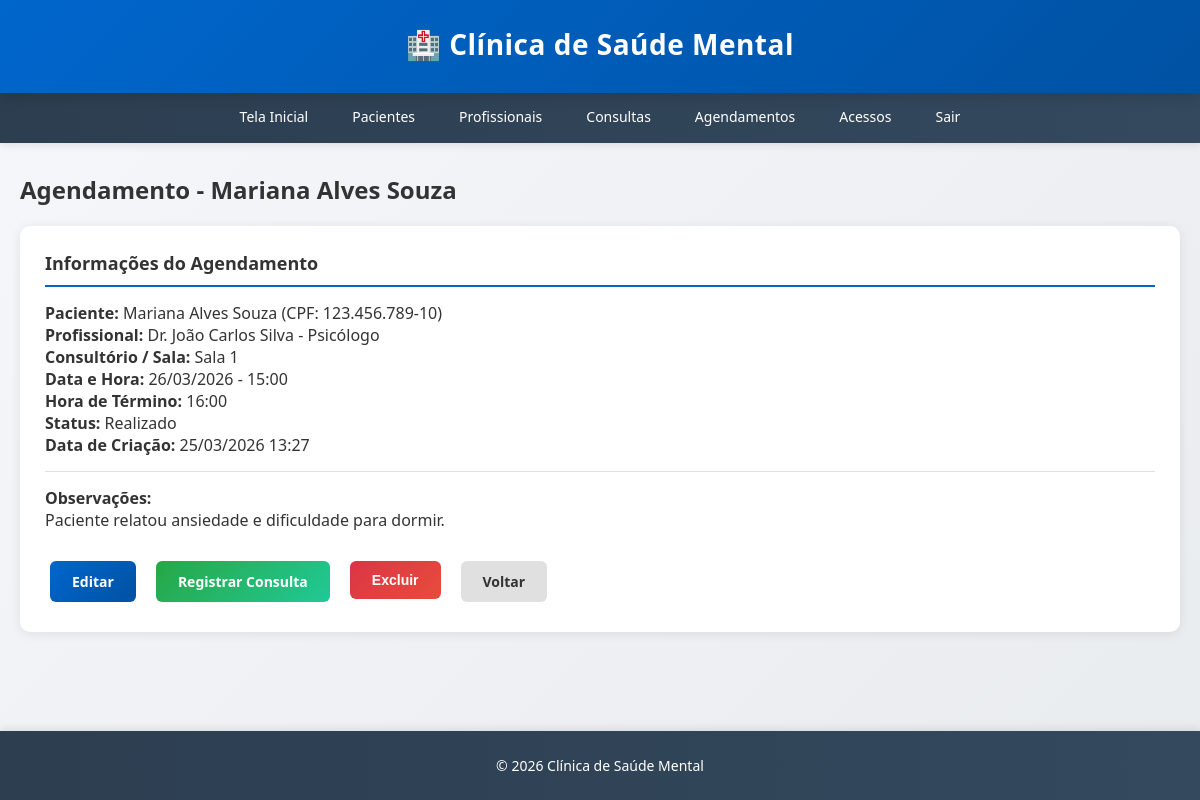
Page /agendamentos/1 (signed in) on the committed database.
### app/models.py (models this page shows, shortened)
class Paciente(db.Model):
    __tablename__ = 'pacientes'
    id = db.Column(db.Integer, primary_key=True)
    nome = db.Column(db.String(150), nullable=False)
    cpf = db.Column(db.String(14), unique=True, nullable=False)
    data_nascimento = db.Column(db.Date, nullable=False)
    telefone = db.Column(db.String(20), nullable=False)
    email = db.Column(db.String(120), nullable=True)
    endereco = db.Column(db.String(300), nullable=True)
    historico_medico = db.Column(db.Text, nullable=True)
    estado_civil = db.Column(db.String(50), nullable=True)
    nome_contato_emergencia = db.Column(db.String(150), nullable=True)
    telefone_contato_emergencia = db.Column(db.String(20), nullable=True)
    data_cadastro = db.Column(db.DateTime, default=datetime.utcnow)
    consultas = db.relationship('Consulta', backref='paciente', lazy=True, cascade='all, delete-orphan')
    agendamentos = db.relationship('Agendamento', backref='paciente', lazy=True, cascade='all, delete-orphan')

class Profissional(db.Model):
    __tablename__ = 'profissionais'
    id = db.Column(db.Integer, primary_key=True)
    nome = db.Column(db.String(150), nullable=False)
    cpf = db.Column(db.String(14), unique=True, nullable=False)
    especialidade = db.Column(db.String(100), nullable=False)
    especialidade_customizada = db.Column(db.String(100), nullable=True)
    telefone = db.Column(db.String(20), nullable=False)
    email = db.Column(db.String(120), nullable=True)
    numero_registro = db.Column(db.String(50), nullable=True)
    estado_civil = db.Column(db.String(50), nullable=True)
    endereco = db.Column(db.String(300), nullable=True)
    nome_contato_emergencia = db.Column(db.String(150), nullable=True)
    telefone_contato_emergencia = db.Column(db.String(20), nullable=True)
    data_cadastro = db.Column(db.DateTime, default=datetime.utcnow)
    consultas = db.relationship('Consulta', backref='profissional', lazy=True, cascade='all, delete-orphan')
    agendamentos = db.relationship('Agendamento', backref='profissional', lazy=True, cascade='all, delete-orphan')

class Agendamento(db.Model):
    __tablename__ = 'agendamentos'
    id = db.Column(db.Integer, primary_key=True)
    paciente_id = db.Column(db.Integer, db.ForeignKey('pacientes.id'), nullable=False)
    profissional_id = db.Column(db.Integer, db.ForeignKey('profissionais.id'), nullable=False)
    consultorio_id = db.Column(db.Integer, db.ForeignKey('consultorios.id'), nullable=True)
    data_agendamento = db.Column(db.DateTime, nullable=False)
    hora_inicio = db.Column(db.Time, nullable=True)
    hora_fim = db.Column(db.Time, nullable=True)
    status = db.Column(db.String(50), default='Agendado')
    observacoes = db.Column(db.Text, nullable=True)
    data_criacao = db.Column(db.DateTime, default=datetime.utcnow)
    consultorio_sala = db.Column(db.String(50), nullable=True)
    consultorio = db.relationship('Consultorio')

### app/routes.py (the view)
@agendamentos_bp.route('/<int:id>')
@login_required
def ver_agendamento(id):
    agendamento = Agendamento.query.get_or_404(id)
    return render_template('agendamentos/ver.html', agendamento=agendamento)

### app/templates/agendamentos/ver.html (shortened to what this page needs)
{% extends "base.html" %}
{% block content %}
<h2>Agendamento - {{ agendamento.paciente.nome }}</h2>
<div class="card">
    <div class="card-title">Informações do Agendamento</div>
    <p><strong>Paciente:</strong> {{ agendamento.paciente.nome }} (CPF: {{ agendamento.paciente.cpf|format_cpf }})</p>
    <p><strong>Profissional:</strong> {{ agendamento.profissional.nome }} - {{ agendamento.profissional.especialidade }}</p>
    <p><strong>Consultório / Sala:</strong> {% if agendamento.consultorio_sala %}{{ agendamento.consultorio_sala }}{% else %}-{% endif %}</p>
    <p><strong>Data e Hora:</strong> {{ agendamento.data_agendamento.strftime('%d/%m/%Y') }} - {% if agendamento.hora_inicio %}{{ agendamento.hora_inicio.strftime('%H:%M') }}{% else %}00:00{% endif %}</p>
    {% if agendamento.hora_fim %}
    <p><strong>Hora de Término:</strong> {{ agendamento.hora_fim.strftime('%H:%M') }}</p>
    {% endif %}
    <p><strong>Status:</strong> {{ agendamento.status }}</p>
    <p><strong>Data de Criação:</strong> {{ agendamento.data_criacao.strftime('%d/%m/%Y %H:%M') }}</p>
    {% if agendamento.observacoes %}
    <hr style="margin: 15px 0; border: none; border-top: 1px solid #e0e0e0;">
    <p><strong>Observações:</strong></p>
    <p>{{ agendamento.observacoes }}</p>
    {% endif %}
    <div class="form-actions">
        <a href="{{ url_for('agendamentos.editar_agendamento', id=agendamento.id) }}" class="btn btn-primary">Editar</a>
        <a href="{{ url_for('consultas.nova_consulta', paciente_id=agendamento.paciente_id, profissional_id=agendamento.profissional_id, consultorio_sala=agendamento.consultorio_sala, data_agendamento=agendamento.data_agendamento.strftime('%Y-%m-%d') + 'T' + (agendamento.hora_inicio.strftime('%H:%M') if agendamento.hora_inicio else '00:00')) }}" class="btn btn-success">Registrar Consulta</a>
        <form method="POST" action="{{ url_for('agendamentos.deletar_agendamento', id=agendamento.id) }}" style="display:inline;">
            <button type="submit" class="btn btn-danger" onclick="return confirm('Tem certeza que deseja excluir este agendamento?')">Excluir</button>
        </form>
        <a href="{{ url_for('agendamentos.listar_agendamentos') }}" class="btn btn-secondary">Voltar</a>
    </div>
</div>
{% endblock %}

### app/templates/base.html (style rules this page uses)
* { margin: 0; padding: 0; box-sizing: border-box; }
body { font-family: 'Segoe UI', Tahoma, Geneva, Verdana, sans-serif; background: linear-gradient(135deg, #f5f7fa 0%, #e9ecef 100%); color: #333; min-height: 100vh; display: flex; flex-direction: column; }
.btn { display: inline-block; padding: 11px 22px; margin: 5px; border: none; border-radius: 6px; cursor: pointer; text-decoration: none; font-size: 14px; font-weight: 600; transition: all 0.3s ease; }
.btn-primary { background: linear-gradient(135deg, #0066cc 0%, #0052a3 100%); color: white; }
.btn-secondary { background: #e0e0e0; color: #333; }
.btn-success { background: linear-gradient(135deg, #28a745 0%, #20c997 100%); color: white; }
.btn-danger { background: linear-gradient(135deg, #dc3545 0%, #e74c3c 100%); color: white; }
.card { background: white; border-radius: 10px; box-shadow: 0 2px 12px rgba(0, 0, 0, 0.08); padding: 25px; margin-bottom: 20px; transition: all 0.3s ease; }
.card-title { font-size: 18px; font-weight: 600; color: #333; margin-bottom: 15px; padding-bottom: 10px; border-bottom: 2px solid #0066cc; }
.form-actions { margin-top: 25px; display: flex; gap: 10px; justify-content: flex-start; }
h2 { color: #333; margin-bottom: 10px; font-size: 24px; font-weight: 600; }
h2 { color: #333; margin-bottom: 20px; font-size: 24px; font-weight: 600; }

### rows in the picture
Paciente: paciente.nome "Mariana Alves Souza", paciente.cpf "123.456.789-10"
Profissional: profissional.nome "Dr. João Carlos Silva", profissional.especialidade "Psicólogo"
Agendamento: consultorio_sala "Sala 1", data_agendamento "26/03/2026", hora_inicio "15:00", hora_fim "16:00", status "Realizado", data_criacao "25/03/2026 13:27", observacoes "Paciente relatou ansiedade e dificuldade para dormir."
